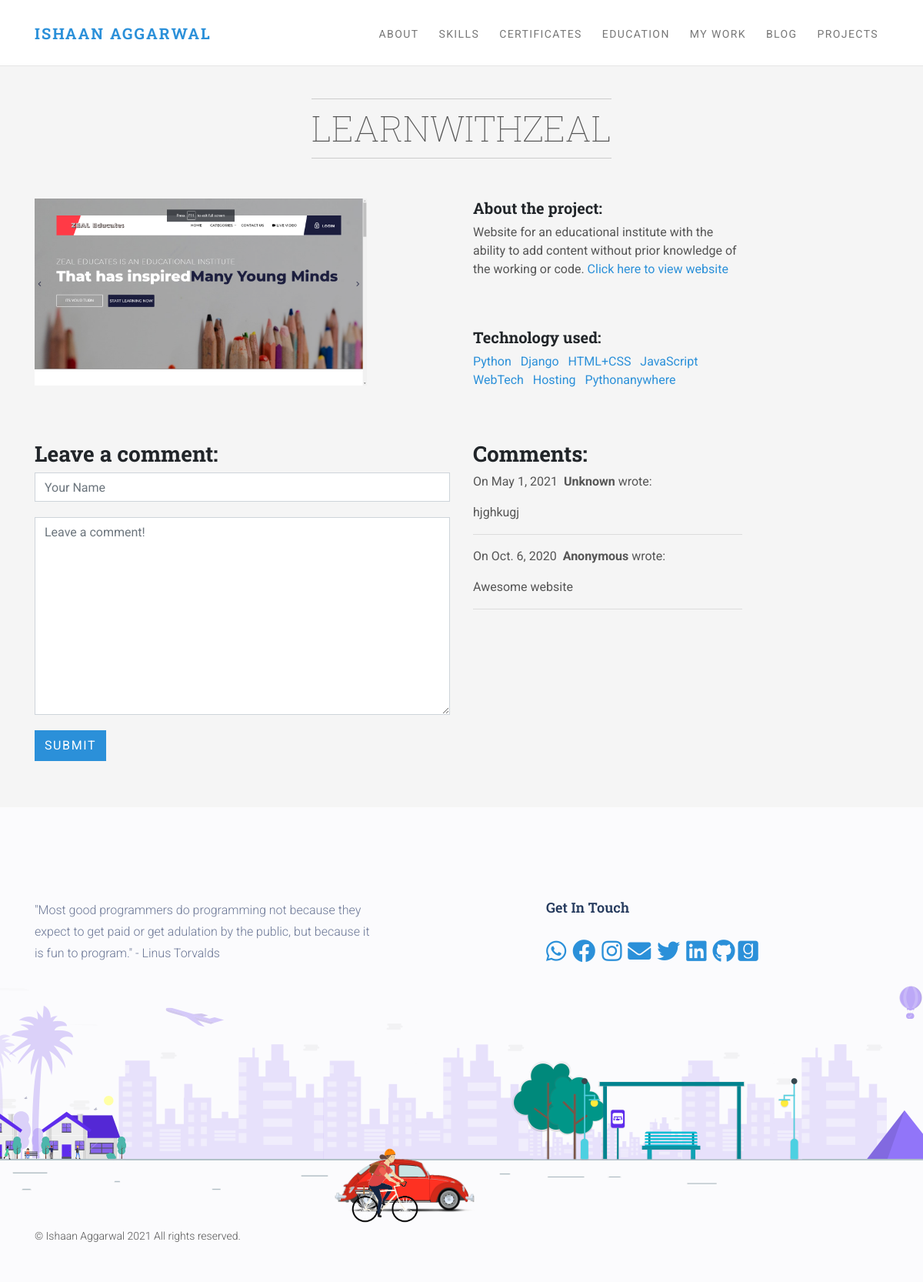
The page /project/project10 on the database as committed earlier.
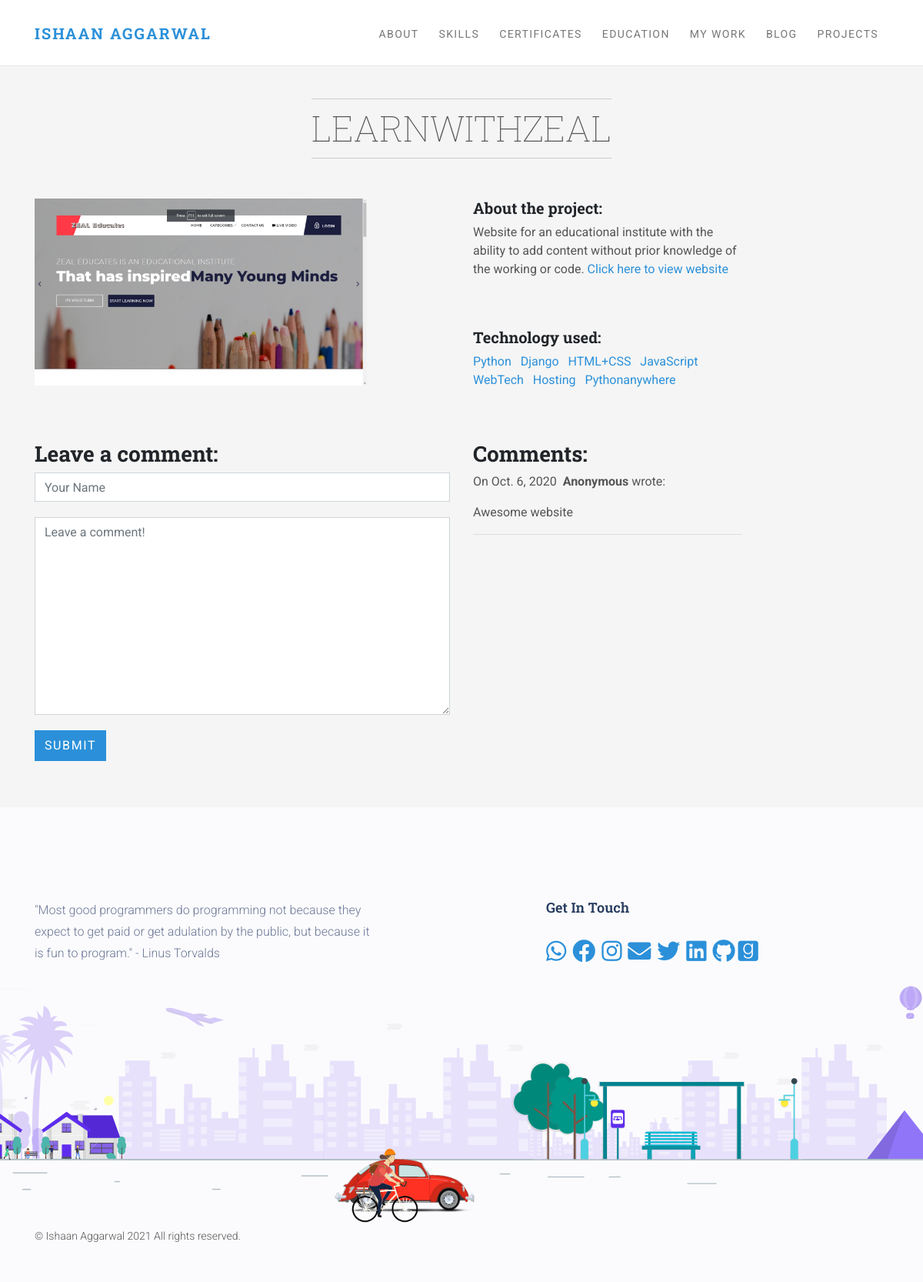
The same page on the database as committed later.
### myapp/models.py (models this page shows, shortened)
class Project(models.Model):
    title = models.CharField(max_length=100)
    description = models.TextField()
    technology = models.ManyToManyField('Category', related_name="technology")
    date = models.CharField(max_length=20, default='jkl')
    image = models.ImageField(upload_to='project/')
    video = models.TextField(blank=True)
    git = models.TextField(blank=True)
    slide = models.TextField(blank=True)
    document = models.TextField(blank=True)

class Category(models.Model):
    name = models.CharField(max_length=20)

class Comment(models.Model):
    author = models.CharField(max_length=60)
    body = models.TextField()
    created_on = models.DateTimeField(auto_now_add=True)
    project = models.ForeignKey('Project', on_delete=models.CASCADE)

### myapp/views.py (the view, shortened to what this page needs)
# urls.py: path('project<int:pk>', project_detail, name='project_detail'),
def project_detail(request, pk):
    try:
        project = Project.objects.get(pk=pk)
    except Project.DoesNotExist:
        raise Http404("No Project matches the given query.")
    comments = Comment.objects.filter(project=project).order_by('-created_on')
    form = CommentForm()
    context = {
        'project': project,
        'comments': comments,
        'form': form,
    }
    return render(request, template_name='portfolio/project_detail.html', context=context)

### blog/forms.py
class CommentForm(forms.Form):
    author = forms.CharField(
        max_length=60,
        widget=forms.TextInput(attrs={
            "class": "form-control",
            "placeholder": "Your Name"
        })
    )
    body = forms.CharField(widget=forms.Textarea(
        attrs={
            "class": "form-control",
            "placeholder": "Leave a comment!"
        })
    )

### myapp/templates/portfolio/project_detail.html (shortened to what this page needs)
{% extends "portfolio/base.html" %}
{% load static %}
{% block body %}
<section id="testimonials" class="testimonials-section bg-gray">
    <div class="container">
        <br><br>
        <header class="text-center mb-2">
          <h2 class="title">{{ project.title | title }}</h2>
        </header>
        <div class="row">
            <div class="col-md-6">
                <img src="{{ project.image.url }}" alt="{{ project.title|title }}" width="80%">
                <br><br>
            </div>
            <div class="col-md-4">
                <h5>About the project:</h5>
                <p>{{ project.description|safe }}</p>
                <br><br>
                <h5>Technology used:</h5>
                {% for technology in project.technology.all %}
                    <a href="{% url 'project_tech' technology.name %}">
                        {{ technology.name }}
                    </a>&nbsp;
                {% endfor %}
            </div>
        </div>
        <br><br>
        <div class="row">
            <div class="col-md-6">
                <h3>Leave a comment:</h3>
                <form action="/project/project{{ project.pk }}" method="post">
                    <div class="form-group">
                        {{ form.author }}
                    </div>
                    <div class="form-group">
                        {{ form.body }}
                    </div>
                    <button type="submit" class="btn btn-primary">Submit</button>
                </form>
            </div>
            <div class="col-md-4">
                <h3>Comments:</h3>
                {% for comment in comments %}
                    <p>
                        On {{comment.created_on.date }}&nbsp;
                        <b>{{ comment.author|title }}</b> wrote:
                    </p>
                    <p>{{ comment.body }}</p>
                    <hr>
                {% endfor %}
            </div>
        </div>
    </div>
</section>
{% endblock %}

### myapp/templates/portfolio/base.html (shortened to what this page needs)
<!DOCTYPE html>
<html>
<head>
  <link rel="stylesheet" href="/media/project/vendor/bootstrap/css/bootstrap.min.css">
  <link rel="stylesheet" href="https://cdnjs.cloudflare.com/ajax/libs/font-awesome/5.15.3/css/all.min.css" />
  <link rel="stylesheet" href="/media/project/vendor/owl.carousel/assets/owl.carousel.css">
  <link rel="stylesheet" href="/media/project/vendor/owl.carousel/assets/owl.theme.default.css">
  <link rel="stylesheet" href="/media/project/vendor/animate/animate.css">
  <link rel="stylesheet" href="/media/project/CSS/style.default.css" id="theme-stylesheet">
  <link rel="stylesheet" href="/media/project/CSS/style.blue.css">
  <link rel="stylesheet" href="https://cdnjs.cloudflare.com/ajax/libs/leaflet/1.4.0/leaflet.css">
</head>
<body>
  <header class="header">
    <nav class="navbar navbar-expand-lg fixed-top">
      <div class="container"><a href="{% url 'cv' %}" class="navbar-brand scrollTo">Ishaan Aggarwal</a>
        <div id="navbarcollapse" class="collapse navbar-collapse">
          <ul class="navbar-nav ml-auto">
            <li class="nav-item"><a href="{% url 'cv' %}#about" class="nav-link link-scroll">About</a></li>
            <li class="nav-item"><a href="{% url 'cv' %}#skills" class="nav-link link-scroll">Skills</a></li>
            <li class="nav-item"><a href="{% url 'certificate' %}" class="nav-link link-scroll">Certificates</a></li>
            <li class="nav-item"><a href="{% url 'cv' %}#education" class="nav-link link-scroll">Education</a></li>
            <li class="nav-item"><a href="{% url 'cv' %}#references" class="nav-link link-scroll">My work</a></li>
            <li class="nav-item"><a href="{% url 'blog_index' %}"  class="nav-link link-scroll">Blog</a>
            </li>
            <li class="nav-item"><a href="{% url 'project_index' %}"
                class="nav-link link-scroll">Projects</a></li>
          </ul>
        </div>
      </div>
    </nav>
  </header>
  {% block body %}{% endblock %}
  <footer class="new_footer_area bg_color">
    <div class="new_footer_top">
      <div class="container">
        <div class="row">
          <div class="col-md-5 mb-5">
            <div class="f_widget company_widget wow fadeInLeft" data-wow-delay="0.2s"
              style="visibility: visible; animation-delay: 0.2s; animation-name: fadeInLeft;">
              <p>"Most good programmers do programming not because they expect to get paid or get adulation by the
                public, but because it is fun to program."
                - Linus Torvalds</p>
            </div>
          </div>
          <div class="col-md-2 mb-3"></div>
          <div class="col-md-5 mb-5">
            <div class="f_widget about-widget pl_70 wow fadeInLeft" data-wow-delay="0.4s"
              style="visibility: visible; animation-delay: 0.4s; animation-name: fadeInLeft;">
              <h3 class="f-title f_600 t_color f_size_18">Get In Touch</h3>
              <a href="https://wa.me/917417725145" class="external wow fadeInUp" target="_blank"><i
                class="fab fa-whatsapp" style="font-size: 30px;"></i></a>&nbsp;
              <a href="https://www.facebook.com/ishaan.aggarwal.948" class="external wow fadeInUp" target="_blank"><i
                  class="fab fa-facebook" style="font-size: 30px;"></i></a>&nbsp;
              <a href="https://www.instagram.com/panda_programer/" data-wow-delay="0.2s" class="external wow fadeInUp" target="_blank"><i
                  class="fab fa-instagram" style="font-size: 30px;"></i></a>&nbsp;
              <a href="mailto:ishaanaggarwal566@gmail.com" data-wow-delay="0.4s" class="wow fadeInUp" target="_blank"><i
                  class="fa fa-envelope" style="font-size: 30px;"></i></a>&nbsp;
              <a href="https://twitter.com/Ishaanaggarwal4" data-wow-delay="0.6s" class="external wow fadeInUp" target="_blank"><i
                  class="fab fa-twitter" style="font-size: 30px;"></i></a>&nbsp;
              <a href="https://www.linkedin.com/in/ishaan-aggarwal-9a120414b/" data-wow-delay="0.8s"
                class="external wow fadeInUp" target="_blank"><i class="fab fa-linkedin" style="font-size: 30px;"></i></a>&nbsp;
              <a href="https://github.com/ishaan-566" data-wow-delay="1.0s" class="external wow fadeInUp" target="_blank"><i
                  class="fab fa-github" style="font-size: 30px;"></i></a>
              <a href="https://www.goodreads.com/ishaanaggarwal" data-wow-delay="1.0s" class="external wow fadeInUp" target="_blank"><i
                  class="fab fa-goodreads" style="font-size: 30px;"></i></a>
            </div>
          </div>
        </div>
      </div>
      <div class="footer_bg">
        <div class="footer_bg_two"></div>
      </div>
    </div>
    <div class="footer_bottom">
      <div class="container">
        <div class="row align-items-center">
          <div class="col-lg-6 col-sm-7">
            <p class="mb-0 f_400">© Ishaan Aggarwal 2021 All rights reserved.</p>
          </div>
          <div class="col-lg-6 col-sm-5 text-right">
          </div>
        </div>
      </div>
    </div>
  </footer>
</body>
</html>

### project/CSS/style.default.css (style rules this page uses)
body { color: #555; }
p { color: #555; }
section { padding: 60px 0; position: relative; }
.title { display: inline-block; font-size: 2.9rem; font-weight: 100; padding: 10px 0; margin-bottom: 44px; text-align: center; border-bottom: solid 1px #ccc; border-top: solid 1px #ccc; text-transform: uppercase; letter-spacing: 0.1em; line-height: 1.2; color: #555; margin-top: 20px; letter-spacing: 0; }
.bg-gray { background: #f5f5f5; }
nav.navbar { padding-top: 0; padding-bottom: 0; background: #fff; border-bottom: 1px solid #e6e6e6; }
nav.navbar .navbar-brand { text-transform: uppercase; letter-spacing: 0.1em; font-weight: 700; font-family: "Roboto Slab", serif; }
nav.navbar a.nav-link { text-transform: uppercase; letter-spacing: 0.1em; margin: 0 5px; color: #777; padding-top: 30px; padding-bottom: 30px; border-top: 4px solid transparent; -webkit-transition: all 0.3s; transition: all 0.3s; font-size: 0.875rem; }
.form-control { margin-bottom: 20px; }
.navbar { padding: 0.5rem 1rem; }
.navbar-brand { display: inline-block; padding-top: 0.3125rem; padding-bottom: 0.3125rem; margin-right: 1rem; font-size: 1.25rem; }
.btn { font-weight: 400; border: 1px solid transparent; text-transform: uppercase; letter-spacing: 0.1em; padding: 0.45rem 0.75rem; font-size: 1rem; line-height: 1.5; border-radius: 0rem; -webkit-transition: color 0.15s ease-in-out, background-color 0.15s ease-in-out, border-color 0.15s ease-in-out, -webkit-box-shadow 0.15s ease-in-out; transition: color 0.15s ease-in-out, background-color 0.15s ease-in-out, border-color 0.15s ease-in-out, -webkit-box-shadow 0.15s ease-in-out; transition: color 0.15s ease-in-out, background-color 0.15s ease-in-out, border-color 0.15s ease-in-out, box-shadow 0.15s ease-in-out; transition: color 0.15s ease-in-out, background-color 0.15s ease-in-out, border-color 0.15s ease-in-out, box-shadow 0.15s ease-in-out, -webkit-box-shadow 0.15s ease-in-out; }
.btn-primary { color: #212529; background-color: #4fbfa8; border-color: #4fbfa8; }
body { font-family: "Roboto", sans-serif; font-size: 1rem; font-weight: 400; line-height: 1.5; color: #212529; background-color: #fff; }
a { color: #4fbfa8; text-decoration: none; }
h1, h2, h3, h4, h5, h6, .h1, .h2, .h3, .h4, .h5, .h6 { margin-bottom: 0.5rem; font-family: "Roboto Slab", serif; font-weight: 700; line-height: 1.2; color: inherit; }
h2, .h2 { font-size: 2.15rem; }
h3, .h3 { font-size: 1.75rem; }
h5, .h5 { font-size: 1.25rem; }
hr { border-top: 1px solid rgba(0, 0, 0, 0.1); }
.form-control { padding: 0.45rem 0.75rem; font-size: 1rem; line-height: 1.5; color: #495057; background-color: #fff; border: 1px solid #ced4da; border-radius: 0rem; -webkit-transition: border-color 0.15s ease-in-out, -webkit-box-shadow 0.15s ease-in-out; transition: border-color 0.15s ease-in-out, -webkit-box-shadow 0.15s ease-in-out; transition: border-color 0.15s ease-in-out, box-shadow 0.15s ease-in-out; transition: border-color 0.15s ease-in-out, box-shadow 0.15s ease-in-out, -webkit-box-shadow 0.15s ease-in-out; }
.form-control::placeholder { color: #6c757d; }
.nav-link { padding: 0.5rem 1rem; }

### myapp/templates/portfolio/base.html (style rules this page uses)
body { background: #fbfbfd; }
.new_footer_area { background: #fbfbfd; }
.new_footer_top { padding: 120px 0px 270px; position: relative; overflow-x: hidden; }
.new_footer_area .footer_bottom { padding-top: 5px; padding-bottom: 50px; }
.footer_bottom { font-size: 14px; font-weight: 300; line-height: 20px; color: #7f88a6; padding: 27px 0px; }
.new_footer_top .company_widget p { font-size: 16px; font-weight: 300; line-height: 28px; color: #6a7695; margin-bottom: 20px; }
.new_footer_top .f-title { margin-bottom: 30px; color: #263b5e; }
.f_600 { font-weight: 600; }
.f_size_18 { font-size: 18px; }
h1, h2, h3, h4, h5, h6 { color: #4b505e; }
.new_footer_top .footer_bg { position: absolute; bottom: 0; background: url("/media/project/img/footer/background.png") no-repeat scroll center 0; width: 100%; height: 310px; }
.new_footer_top .footer_bg .footer_bg_two { background: url("/media/project/img/footer/cyclist.gif") no-repeat center center; width: 88px; height: 100px; background-size: 100%; bottom: 0; left: 38%; position: absolute; -webkit-animation: myfirst 15s linear infinite; animation: myfirst 15s linear infinite; }

Rows that differ between the two databases and show on the page:
removed Comment: created_on "May 1, 2021", author "Unknown", body "hjghkugj"
